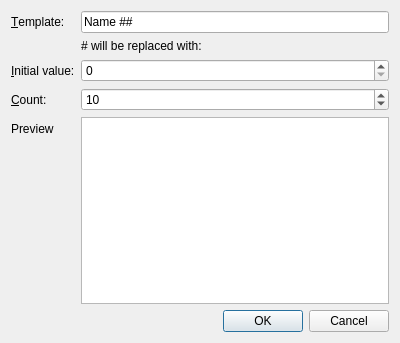
<?xml version="1.0" encoding="UTF-8"?>
<ui version="4.0">
 <class>MultiStorageDialog</class>
 <widget class="QDialog" name="MultiStorageDialog">
  <property name="geometry">
   <rect>
    <x>0</x>
    <y>0</y>
    <width>400</width>
    <height>343</height>
   </rect>
  </property>
  <property name="windowTitle">
   <string>Dialog</string>
  </property>
  <layout class="QVBoxLayout" name="verticalLayout">
   <item>
    <layout class="QFormLayout" name="formLayout">
     <item row="0" column="0">
      <widget class="QLabel" name="label">
       <property name="text">
        <string>&amp;Template:</string>
       </property>
       <property name="buddy">
        <cstring>templateLineEdit</cstring>
       </property>
      </widget>
     </item>
     <item row="0" column="1">
      <widget class="QLineEdit" name="templateLineEdit">
       <property name="text">
        <string>Name ##</string>
       </property>
      </widget>
     </item>
     <item row="1" column="1">
      <widget class="QLabel" name="label_5">
       <property name="text">
        <string># will be replaced with:</string>
       </property>
      </widget>
     </item>
     <item row="2" column="1">
      <widget class="QSpinBox" name="initialValueSpinBox">
       <property name="maximum">
        <number>9999</number>
       </property>
      </widget>
     </item>
     <item row="2" column="0">
      <widget class="QLabel" name="label_2">
       <property name="text">
        <string>&amp;Initial value:</string>
       </property>
       <property name="buddy">
        <cstring>initialValueSpinBox</cstring>
       </property>
      </widget>
     </item>
     <item row="3" column="0">
      <widget class="QLabel" name="label_3">
       <property name="text">
        <string>&amp;Count:</string>
       </property>
       <property name="buddy">
        <cstring>countSpinBox</cstring>
       </property>
      </widget>
     </item>
     <item row="3" column="1">
      <widget class="QSpinBox" name="countSpinBox">
       <property name="maximum">
        <number>9999</number>
       </property>
       <property name="value">
        <number>10</number>
       </property>
      </widget>
     </item>
     <item row="4" column="0">
      <widget class="QLabel" name="label_4">
       <property name="text">
        <string>Preview</string>
       </property>
       <property name="buddy">
        <cstring>previewListWidget</cstring>
       </property>
      </widget>
     </item>
     <item row="4" column="1">
      <widget class="QListWidget" name="previewListWidget"/>
     </item>
    </layout>
   </item>
   <item>
    <widget class="QDialogButtonBox" name="buttonBox">
     <property name="orientation">
      <enum>Qt::Horizontal</enum>
     </property>
     <property name="standardButtons">
      <set>QDialogButtonBox::Cancel|QDialogButtonBox::Ok</set>
     </property>
    </widget>
   </item>
  </layout>
 </widget>
 <resources/>
 <connections>
  <connection>
   <sender>buttonBox</sender>
   <signal>accepted()</signal>
   <receiver>MultiStorageDialog</receiver>
   <slot>accept()</slot>
   <hints>
    <hint type="sourcelabel">
     <x>248</x>
     <y>254</y>
    </hint>
    <hint type="destinationlabel">
     <x>157</x>
     <y>274</y>
    </hint>
   </hints>
  </connection>
  <connection>
   <sender>buttonBox</sender>
   <signal>rejected()</signal>
   <receiver>MultiStorageDialog</receiver>
   <slot>reject()</slot>
   <hints>
    <hint type="sourcelabel">
     <x>316</x>
     <y>260</y>
    </hint>
    <hint type="destinationlabel">
     <x>286</x>
     <y>274</y>
    </hint>
   </hints>
  </connection>
 </connections>
</ui>
